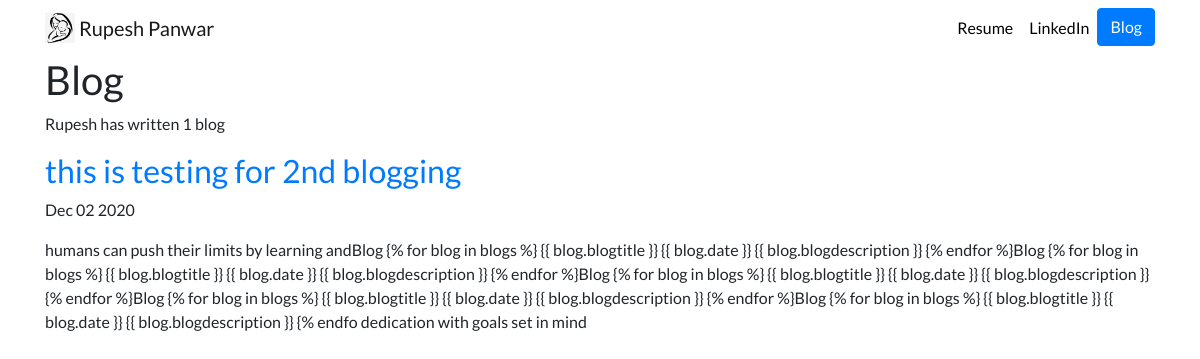
Screenshot of /blog/ with the database file from the repository.
### blog/models.py (models this page shows, shortened)
class Blog(models.Model):
    blogtitle = models.CharField(max_length = 100)
    date = models.DateField(auto_now=True)
    blogdescription = models.CharField(max_length = 1000)

### blog/views.py (the view)
# urls.py: path('',views.all_blogs,name='all_blogs'),
def all_blogs(request):
    blogs = Blog.objects.order_by('-date')
    return render(request,'blog/all_blogs.html',{'blogs':blogs})

### blog/templates/blog/all_blogs.html
{% extends 'portfolio/base.html' %}
{% block content %}
<h1>Blog</h1>
<p>Rupesh has written {{ blogs.count }} blog{{ blogs.count|pluralize }}</p>
{% for blog in blogs %}
<a href="{% url 'blog:detail' blog.id %}"><h2>{{ blog.blogtitle }}</h2></a>
<p>{{ blog.date|date:'M d Y' }}</p>
<p>{{ blog.blogdescription|striptags }}</p>
{%  endfor %}
{% endblock %}

### portfolio/static/portfolio/custom.css (style rules this page uses)
body { font-family: 'Lato', sans-serif; }

### rows the page displays
Blog: blogtitle "this is testing for 2nd blogging", date "Dec 02 2020", blogdescription "humans can push their limits by learning andBlog {% for blog in blogs %} {{ blog.blogtitle }} {{ blog.date }} {{ blog.blogdescription }} {% endfor %}Blog {% for blog in blogs %} {{ blog.blogtitle }} {{ blog.date }} {{ blog.blogdescription }} {% endfor %}Blog {% for blog in blogs %} {{ blog.blogtitle }} {{ blog.date }} {{ blog.blogdescription }} {% endfor %}Blog {% for blog in blogs %} {{ blog.blogtitle }} {{ blog.date }} {{ blog.blogdescription }} {% endfor %}Blog {% for blog in blogs %} {{ blog.blogtitle }} {{ blog.date }} {{ blog.blogdescription }} {% endfo dedication with goals set in mind"

### other values shown
{{ blogs.count }} "1"
